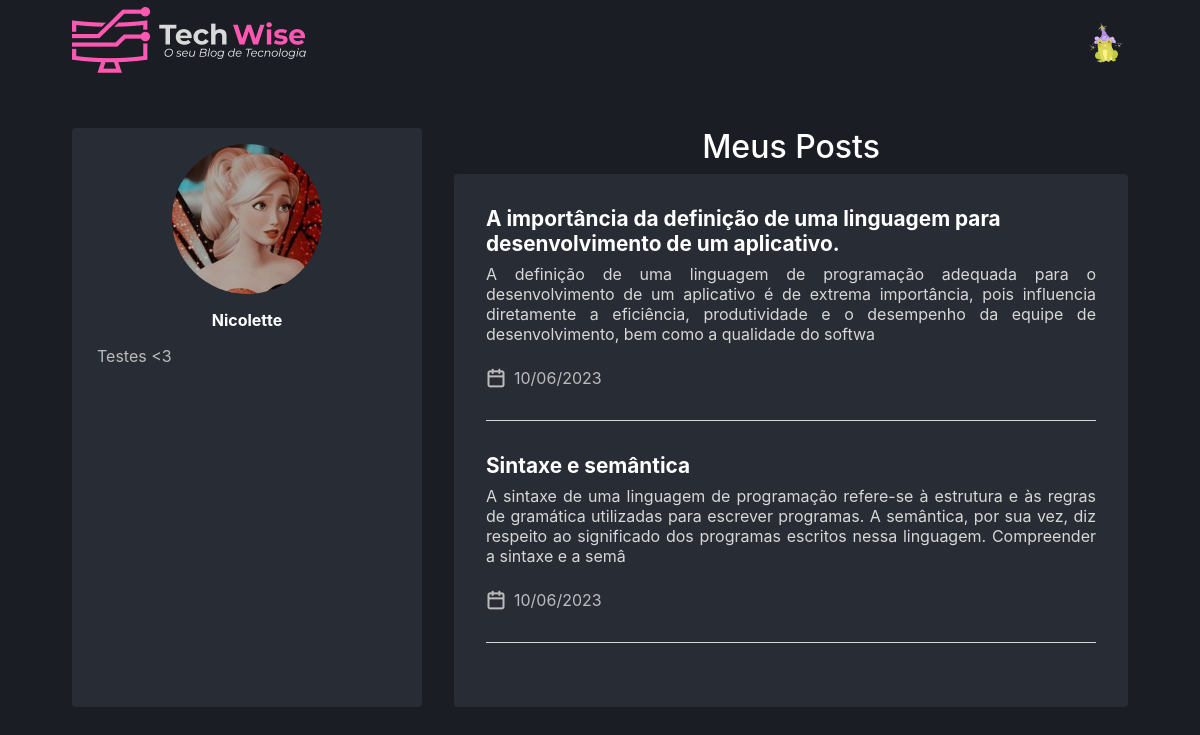
The page /user/author/8 (signed in) on the database its author committed.
### tables this page shows
CREATE TABLE `user` (
  `idUser` int(11) NOT NULL,
  `name` varchar(150) NOT NULL,
  `email` varchar(200) NOT NULL,
  `password` varchar(255) NOT NULL,
  `avatar` varchar(255) DEFAULT NULL,
  `description` text DEFAULT NULL,
  `type` varchar(45) DEFAULT NULL,
  `stats` text DEFAULT NULL
);

CREATE TABLE `article` (
  `idArticle` int(11) NOT NULL,
  `idUser` int(11) NOT NULL,
  `resume` varchar(250) NOT NULL,
  `text` text NOT NULL,
  `image` varchar(255) NOT NULL,
  `feedback` varchar(255) DEFAULT NULL,
  `status` varchar(255) NOT NULL,
  `idCategory` int(11) NOT NULL,
  `createdAt` date NOT NULL DEFAULT current_timestamp(),
  `title` varchar(100) NOT NULL
);

### App/Controllers/UserController.php (called while the page is built, shortened)
<?php
class UserController extends Controller
{
    public function author()
    {
        $userDAO = new UserDAO();
        $idUser = func_get_args()[0];
        $user = new UserDAO;
        self::setViewParam('user', $user->getById($_SESSION['idUser']));
        if (is_array($idUser)) {
            $idUser = $idUser[0];
        }
        $user = $userDAO->getById($idUser);
        $article = new ArticleDAO;
        self::setViewParam('articleExibitionUser', $article->listarArtigosAprovados($idUser));
        $this->render('/user/author');
    }
}

### index.php (called while the page is built, shortened)
<?php
try {
    $app = new App();
    $app->run();
}catch (\Exception $e){
    $oError = new Erro($e);
    $oError->render();
}

### App/Models/DAO/BaseDAO.php (called while the page is built, shortened)
<?php
abstract class BaseDAO
{
    private $conexao;
    public function __construct()
    {
        $this->conexao = Conexao::getConnection();
    }
    public function select($sql)
    {
        if(!empty($sql))
        {
            return $this->conexao->query($sql);
        }
    }
}

### App/Lib/Conexao.php (called while the page is built, shortened)
<?php
class Conexao
{
    public static function getConnection() {
        $pdoConfig  = DB_DRIVER . ":". "host=" . DB_HOST . ";";
        $pdoConfig .= "dbname=".DB_NAME.";";
        try {
            if(!isset($conn)){
                $conn =  new PDO($pdoConfig, DB_USER, DB_PASSWORD);
                $conn->setAttribute(PDO::ATTR_ERRMODE, PDO::ERRMODE_EXCEPTION);
            }
            return $conn;
        } catch (PDOException $e) {
            throw new Exception("Erro de conexão com o banco de dados. ($e)",500);
        }
    }
}

### App/Models/DAO/UserDAO.php (called while the page is built, shortened)
<?php
class UserDAO extends BaseDAO
{
    public function getById(int $idUser)
    {
        $resultado = $this->select("SELECT * FROM user WHERE idUser = $idUser");
        return $resultado->fetchObject(User::class);
    }
}

### App/Models/Entidades/User.php (called while the page is built, shortened)
<?php
class User
{
    private string $name;
    private ?string $avatar;
    private ?string $description;
	public function getName(): string {
		return $this->name;
	}
	public function getAvatar(): ?string {
		return $this->avatar;
	}
	public function getDescription(): string {
		return $this->description;
	}
}

### App/Models/DAO/ArticleDAO.php (called while the page is built, shortened)
<?php
class ArticleDAO extends BaseDAO
{
    public function listarArtigosAprovados($idUserLog)
{
    $resultado = $this->select("SELECT * FROM article WHERE idUser = '$idUserLog' AND status = 'Aproved'");
    return $resultado->fetchAll(\PDO::FETCH_CLASS, Article::class);
}
}

### App/Models/Entidades/Article.php (called while the page is built, shortened)
<?php
class Article
{
    private int $idArticle;
    private string $title;
    private string $resume;
    private string $createdAt;
    public function getIdArticle(): int {
        return $this->idArticle;
    }
    public function getResume(): string {
        return $this->resume;
    }
	public function getCreatedAt() {
		return new DateTime($this->createdAt);
	}
	public function getTitle(): string {
		return $this->title;
	}
}

### App/Views/user/author.php (the view, shortened to what this page needs)
<main class="container">
  <div class="authorContainer">
    <div class="authorProfile">
      <div>
        <div class="avatar">
          <img src="http://<?= APP_HOST ?>/public/images/users/<?= $viewVar['userList']->getAvatar() ?>" alt="" />
        </div>
        <strong><?= $viewVar['userList']->getName() ?></strong>
        <p><?php echo $viewVar['userList']->getDescription(); ?></p>
      </div>
    </div>
    <div class="authorPostsContainer">
      <h2>Meus Posts</h2>
      <div class="authorPosts">
        <div class="postsAuthorSelected">
          <?php foreach ($viewVar['articleExibitionUser'] as $article) { ?>
          <a href="http://<?php echo APP_HOST; ?>/article/detalhes/<?= $article->getIdArticle() ?>">
            <strong><?= $article->getTitle() ?></strong>
            <p><?= $article->getResume() ?></p>
            <ul>
              <li>
                <img src="http://<?php echo APP_HOST; ?>/public/icons/calendar.png" alt="calendario" />
                <time> <?= $article->getCreatedAt()->format('d/m/Y') ?> </time>
              </li>
            </ul>
          </a>
          <?PHP }?>
        </div>
      </div>
    </div>
  </div>
</main>

### App/Views/layouts/menu.php (shortened to what this page needs)
<?php if(!isset($_SESSION["loggedin"]) || !$_SESSION["loggedin"]){ ?>
                    <li <?php if($viewVar['nameController'] == "UserController") { ?> class="active" <?php } ?>>
                        <a class="nav-link" href="http://<?= APP_HOST.'/' ?>">
                    </li>
                <?php } else { ?>
<header class="headerContainer">
  <div class="headerContent">
    <a href="http://<?php echo APP_HOST; ?>/home">
      <img src=" http://<?php echo APP_HOST; ?>/public/icons/logo.png" alt="Logo" />
    </a>
    <div class="container-popover">
      <div class="popover-trigger">
        <div class="popover-btn avatar" style="width: 45px; height: 45px">
          <img src="http://<?php echo APP_HOST; ?>/public/images/users/<?= $viewVar['user']->getAvatar(); ?>"  alt="user" />
        </div>
      </div>
      <?php
}
?>
    </div>
  </div>
</header>

### public/css/style.css (style rules this page uses)
html { position: relative; min-height: 100%; overflow-x: hidden; }
* { box-sizing: border-box; margin: 0; padding: 0; }
.headerContainer { height: 5rem; }
.headerContent { max-width: 1120px; height: 5rem; margin: 0 auto; padding: 0 2rem; display: flex; justify-content: space-between; align-items: center; }
.container-popover { position: relative; }
.popover-trigger { position: relative; display: inline-block; }
.container { max-width: 1120px; margin: 0 auto; padding: 0 2rem; }
body { background: #1a1d23 !important; color: #fff; }
body, input, textarea, select, button { font: 400 1rem "Inter", sans-serif; }
a { color: inherit; text-decoration: none; }
.avatar { height: 64px; width: 64px; border-radius: 999px; }
.avatar img { width: 100%; height: 100%; border-radius: 999px; }
.authorContainer { display: grid; grid-template-columns: 350px auto; gap: 2rem; margin-top: 3rem; }
.authorProfile { background-color: #282C34; display: flex; flex-direction: column; align-items: center; padding: 1rem; border-radius: 4px; max-height: 600px; justify-content: space-between; }
.authorProfile div { display: flex; flex-direction: column; align-items: center; }
.authorProfile .avatar { height: 150px; width: 150px; margin-bottom: 1rem; }
.authorProfile p { text-align: justify; margin-top: 1rem; color: #BBBBBB; word-wrap: break-word; width: 300px; }
.authorPostsContainer h2 { text-align: center; }
.authorPosts { background-color: #282C34; padding: 2rem; border-radius: 4px; }
.postsAuthorSelected a { display: flex; flex-direction: column; gap: 0.5rem; }
.postsAuthorSelected strong { font-size: 1.3rem; }
.postsAuthorSelected p { color: #D7D7D7; text-align: justify; }
.postsAuthorSelected ul { display: flex; align-items: center; margin-bottom: 2rem; list-style: none; padding: 0; border-bottom: 1px solid #D7D7D7; padding-bottom: 2rem; }
.postsAuthorSelected ul li { margin-right: 3rem; color: #bbbbbb; display: flex; align-items: center; gap: 0.5rem; }

### rows shown on the page
user: avatar (picture)
user: avatar (picture), name "Nicolette", description "Testes <3"
article: title "A importância da definição de uma linguagem para desenvolvimento de um aplicativo.", resume "A definição de uma linguagem de programação adequada para o desenvolvimento de um aplicativo é de extrema importância, pois influencia diretamente a eficiência, produtividade e o desempenho da equipe de desenvolvimento, bem como a qualidade do softwa", createdAt "10/06/2023"
article: title "Sintaxe e semântica", resume "A sintaxe de uma linguagem de programação refere-se à estrutura e às regras de gramática utilizadas para escrever programas. A semântica, por sua vez, diz respeito ao significado dos programas escritos nessa linguagem. Compreender a sintaxe e a semâ", createdAt "10/06/2023"
